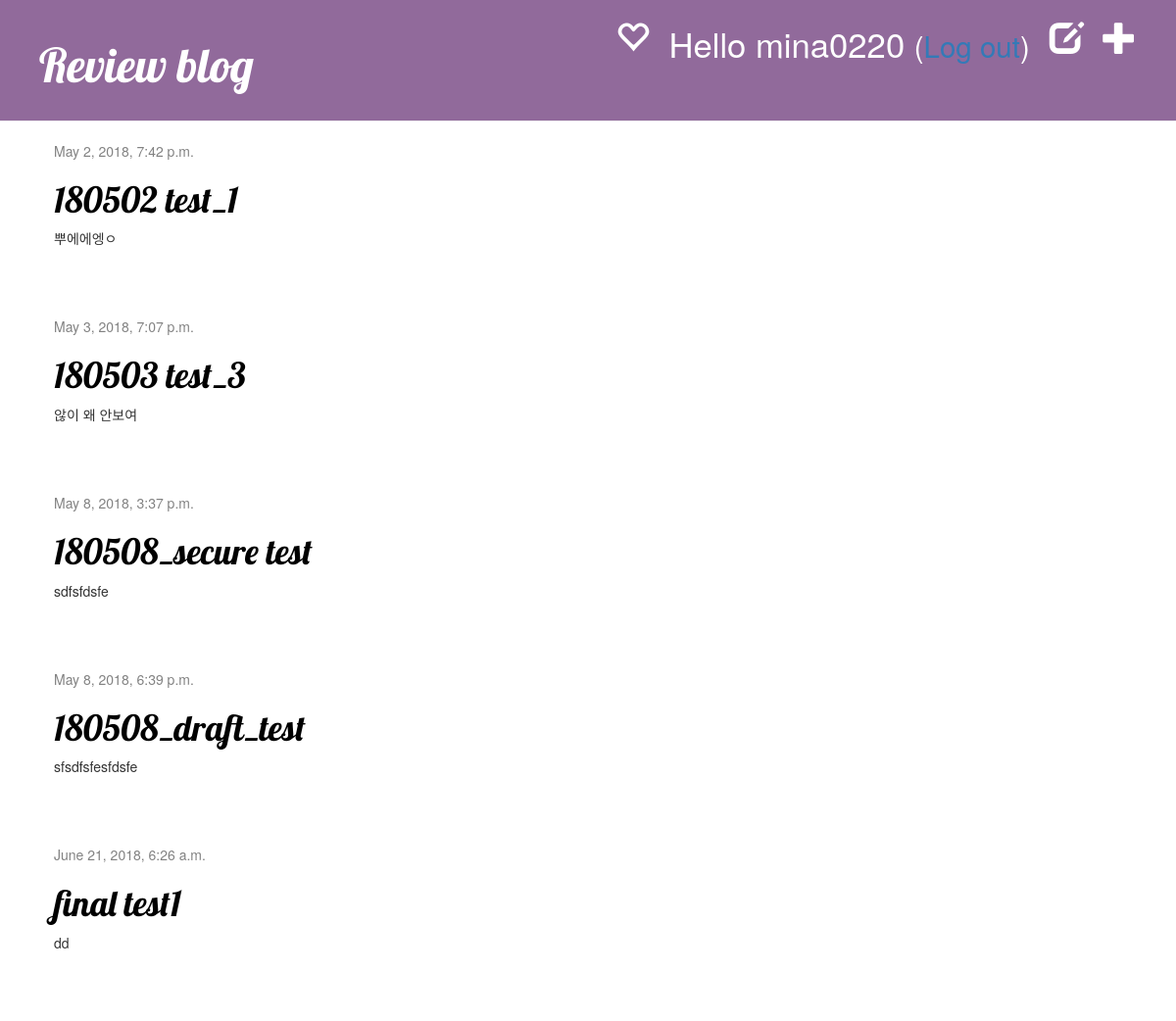
Screenshot of / (signed in) with the database file from the repository.
### blog/models.py (models this page shows, shortened)
class Post(models.Model):
	author = models.ForeignKey('auth.User', on_delete=models.CASCADE)
	title = models.CharField(max_length=200)
	text = models.TextField()
	created_date = models.DateTimeField(default=timezone.now)
	published_date = models.DateTimeField(blank=True, null=True)

### blog/views.py (the view)
# urls.py: url(r'^$', views.post_list, name='post_list'),
def post_list(request):
    posts = Post.objects.filter(published_date__lte=timezone.now()).order_by('published_date')
    return render(request, 'blog/post_list.html', {'posts': posts})

### blog/templates/blog/post_list.html
{% extends 'blog/base.html' %}
{% block content %}
  {% for post in posts %}
    <div class="post">
      <div class="date">
        {{ post.published_date }}
      </div>
      <h1><a href="{% url 'post_detail' pk=post.pk %}">{{ post.title }}</a></h1>
      <p>{{ post.text|linebreaksbr }}</p>
    </div>
  {% endfor %}
{% endblock %}

### blog/templates/blog/base.html (shortened to what this page needs)
{% load staticfiles %}
<html>
  <head>
      <link rel="stylesheet" href="//maxcdn.bootstrapcdn.com/bootstrap/3.2.0/css/bootstrap.min.css">
      <link rel="stylesheet" href="//maxcdn.bootstrapcdn.com/bootstrap/3.2.0/css/bootstrap-theme.min.css">
      <link rel="stylesheet" href="{% static 'css/blog.css' %}">
    </head>
    <body>
      <div class="page-header">
        {%if user.is_authenticated %}
          <a href="{% url 'post_new' %}" class="top-menu"><span class="glyphicon glyphicon-plus"></span></a>
          <a href="{% url 'post_draft_list' %}" class="top-menu"><span class="glyphicon glyphicon-edit"></span></a>
          <p class="top-menu">Hello {{ user.username }} <small>(<a href="{% url 'logout' %}">Log out</a>)</small></p>
          <a href="{% url 'point_check' %}" class="top-menu"><span class="glyphicon glyphicon-heart-empty"></span></a>
        {% else %}
          <a href="{% url 'login' %}" class="top-menu"><span class="glyphicon glyphicon-lock"></span></a>
        {% endif %}
        <h1><a href="/">Review blog</a></h1>
      </div>
      <div class="content container">
        <div class="row">
          <div class="col-md-8">
            {% block content %}
            {% endblock %}
          </div>
        </div>
      </div>
    </body>
</html>

### blog/static/css/blog.css (style rules this page uses)
.page-header { background-color: #916a9b; margin-top: 0; padding: 20px 20px 20px 40px; }
.page-header h1, .page-header h1 a, .page-header h1 a:visited, .page-header h1 a:active { color: #ffffff; font-size: 36pt; text-decoration: none; }
.content { margin-left: 40px; }
h1, h2, h3, h4 { font-family: 'Lobster', cursive; }
.date { color: #828282; }
.top-menu, .top-menu:hover, .top-menu:visited { color: #ffffff; float: right; font-size: 26pt; margin-right: 20px; }
.post { margin-bottom: 70px; }
.post h1 a, .post h1 a:visited { color: #000000; }

### rows the page displays
Post: published_date "May 2, 2018, 7:42 p.m.", title "180502 test_1", text "뿌에에엥ㅇ"
Post: published_date "May 3, 2018, 7:07 p.m.", title "180503 test_3", text "않이 왜 안보여"
Post: published_date "May 8, 2018, 3:37 p.m.", title "180508_secure test", text "sdfsfdsfe"
Post: published_date "May 8, 2018, 6:39 p.m.", title "180508_draft_test", text "sfsdfsfesfdsfe"
Post: published_date "June 21, 2018, 6:26 a.m.", title "final test1", text "dd"

### other values shown
{{ user.username }} "mina0220"
